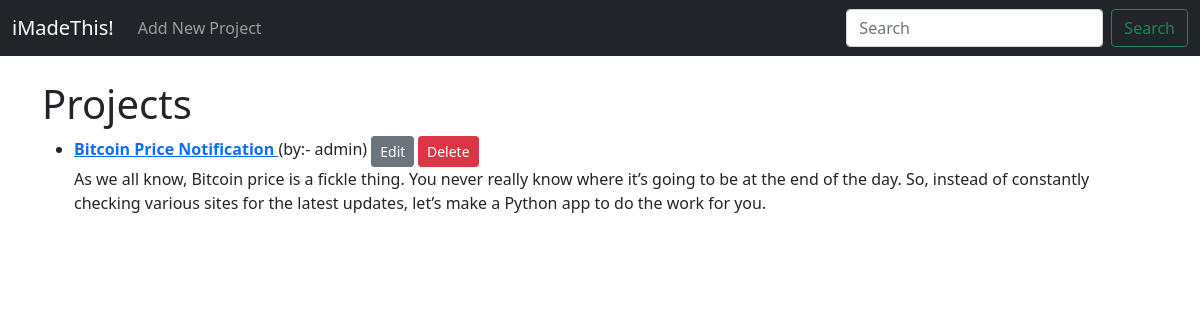
The app's page /, older data.
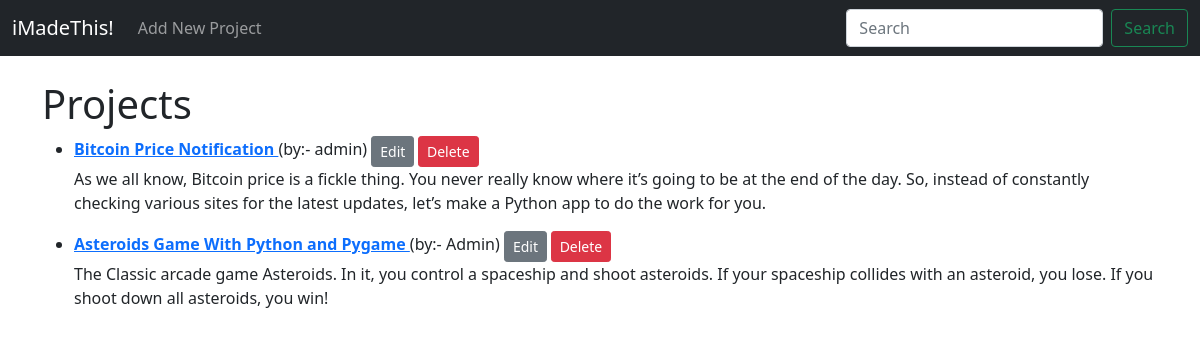
The same page, newer data.
### website/models.py (models this page shows, shortened)
class Project(models.Model):
    name = models.CharField(max_length=256)
    made_by = models.ForeignKey(
        User, on_delete=models.CASCADE, related_name="project_owner"
    )
    description = models.TextField()
    link = models.URLField(max_length=256)

### website/views.py (the view)
# urls.py: path("", IndexPage.as_view(), name="index_page"),
class IndexPage(ListView):
    model = Project
    template_name = "website/index.html"

### website/templates/website/index.html
{% extends "website/layout.html" %}
{% block body %}
<h1>Projects</h1>
<ul>
    {% for project in object_list %}
    <li>
        <a href="{% url 'project_details_page' project.pk %}">
            <strong>
                {{ project.name }}
            </strong>
        </a>
        (by:- {{ project.made_by }})
        <small>
            <a href="{% url 'edit_project_details_page' project.pk %}" class="btn btn-sm btn-secondary">Edit</a>
            <a href="{% url 'delete_project_page' project.pk %}" class="btn btn-sm btn-danger">Delete</a>
        </small>
        <p>
            {{ project.description }}
        </p>
    </li>
    {% endfor %}
</ul>
{% endblock %}

Row changes from the older to the newer data that the page shows:
added Project: name "Asteroids Game With Python and Pygame", made_by "Admin", description "The Classic arcade game Asteroids. In it, you control a spaceship and shoot asteroids. If your spaceship collides with an asteroid, you lose. If you shoot down all asteroids, you win!"
